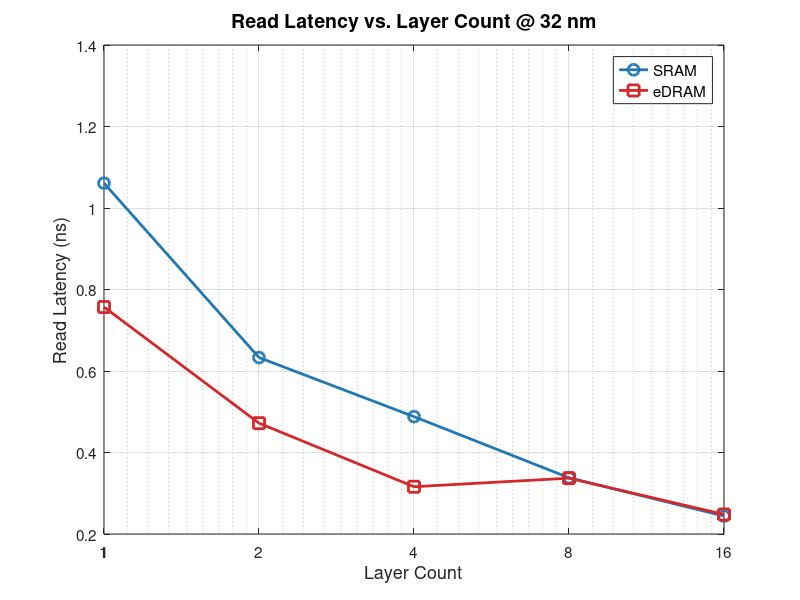

This chart was generated by the following MATLAB code:
% fig10_layer_sweep_read_latency_32nm.m
% Read Latency vs. Layer Count @ 32nm — ESE5760 Final Project
% Data: DESTINY simulation, 2MB / 256-bit / Assoc=1 / LOP / 350K / WriteEDP

layers = [1, 2, 4, 8, 16];

read_latency_SRAM  = [1.061, 0.633, 0.488, 0.338, 0.244];
read_latency_eDRAM = [0.757, 0.472, 0.316, 0.337, 0.248];

figure('Position', [100 100 700 500]);

plot(layers, read_latency_SRAM,  '-o', 'Color', [0.122 0.467 0.706], 'LineWidth', 2, 'MarkerSize', 8); hold on;
plot(layers, read_latency_eDRAM, '-s', 'Color', [0.839 0.153 0.157], 'LineWidth', 2, 'MarkerSize', 8);

set(gca, 'XScale', 'log', 'XTick', layers, 'XTickLabel', {'1','2','4','8','16'}, 'FontSize', 11);
xlim([1 16]);
xlabel('Layer Count', 'FontSize', 13);
ylabel('Read Latency (ns)', 'FontSize', 13);
title('Read Latency vs. Layer Count @ 32 nm', 'FontSize', 14, 'FontWeight', 'bold');
legend('SRAM', 'eDRAM', 'Location', 'northeast', 'FontSize', 11);
grid on;
box on;

drawnow;
set(gcf, 'Renderer', 'painters');
print('-djpeg', '-r150', fullfile(fileparts(mfilename('fullpath')), '..', '..', 'plots', 'exploratory_sweeps', 'fig10_layer_sweep_read_latency_32nm.jpg'));
